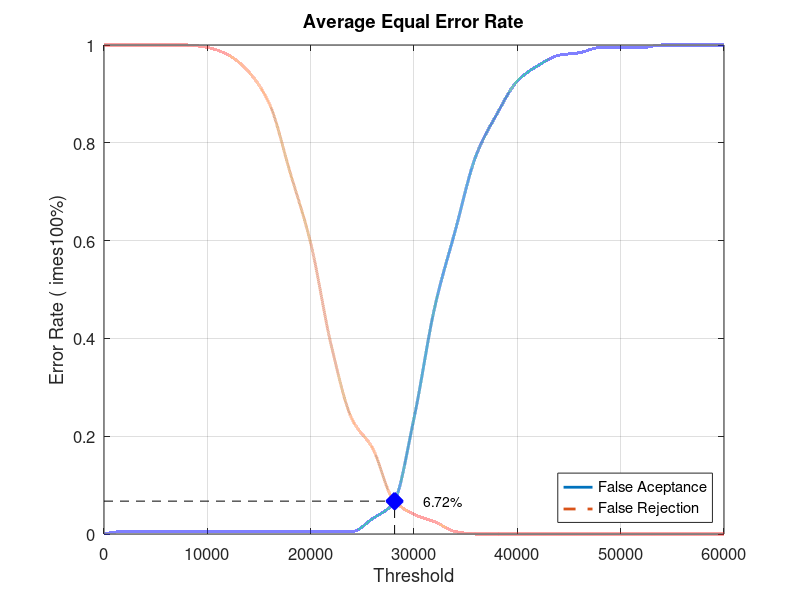
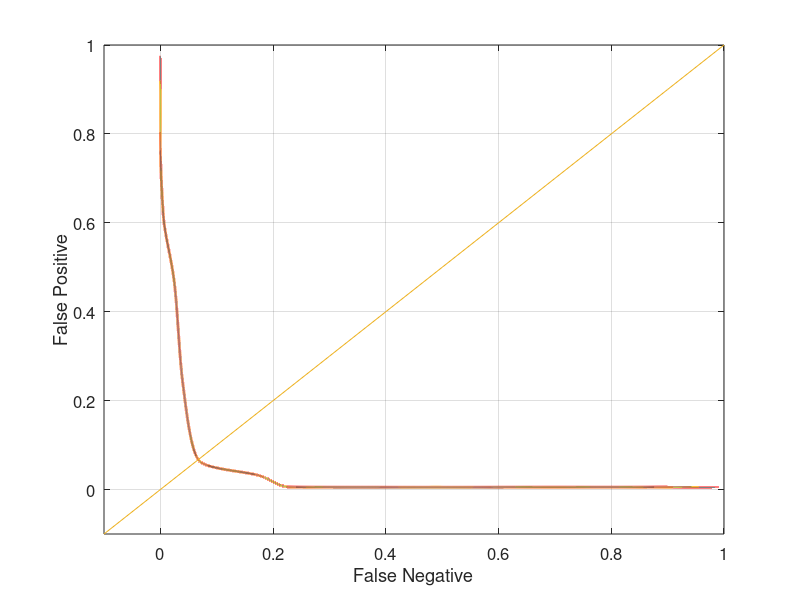

Recreate these plots in MATLAB, in order.
close all;
clear;
clc;
x = 0:2000:60000;
xq = 0:0.5:60000;

y0 = [0 0.00526316 0.00526316 0.00526316 0.00526316 0.00526316 0.00526316 0.00526316 0.00526316 0.00526316 0.00526316 0.00526316 0.00526316 0.0315789 0.0631579 0.236842 0.463158 0.621053 0.773684 0.857895 0.926316 0.957895 0.978947 0.984211 0.994737 0.994737 0.994737 1 1 1 1]
yy0 = interp1(x, y0, xq, 'pchip');
y1 = [1 1 1 1 1 0.995 0.98 0.945 0.88 0.74 0.595 0.385 0.235 0.175 0.07 0.04 0.025 0.005 0 0 0 0 0 0 0 0 0 0 0 0 0]
yy1 = interp1(x, y1, xq, 'pchip');

% Calculating EER: 
y2 = abs(y0 - y1);
find(y2 == min(y2))
yy2 = abs(yy0 - yy1);
xEER = find(yy2 == min(yy2));
xEERIndex = xq(xEER) % X-axis EER
yEER = yy0(xEER) % Y-axis EER

main = figure
plot(xq, yy0,'-','LineWidth', 2);	hold on
plot(xq, yy1,'--','LineWidth', 2);	hold on
plot([xEERIndex xEERIndex], [0 yEER], 'k--');	hold on
plot([0 xEERIndex], [yEER yEER], 'k--');	hold on
plot(xEERIndex, yEER, 'bx', 'LineWidth', 10);	hold on
text(xEERIndex + 10 * xEERIndex / 100, yEER, [num2str(round((10000 * yEER)) / 100) '%'])
legend('False Aceptance', 'False Rejection', 'Location', 'SouthEast')
xlabel('Threshold')
ylabel('Error Rate (	imes100%)')
title('Average Equal Error Rate')
set(gca, 'FontSize', 12)
axis([0 60000 0 1])
grid on

print(main, 'Database5_2Main', '-dpng');
FNRxFPR = figure('Color', [1 1 1]);
plot(yy1, yy0, '-', yy1, yy0, 'LineWidth', 2);
hold on
y = -0.1:0.1:1
plot(y, y); 
set(gca, 'FontSize', 12)
xlabel('False Negative')
ylabel('False Positive')
axis([-0.1 1 -0.1 1])
set(gca, 'FontSize', 12)
grid on

print(FNRxFPR, 'Database5_2FNRxFPR','-dpng');
